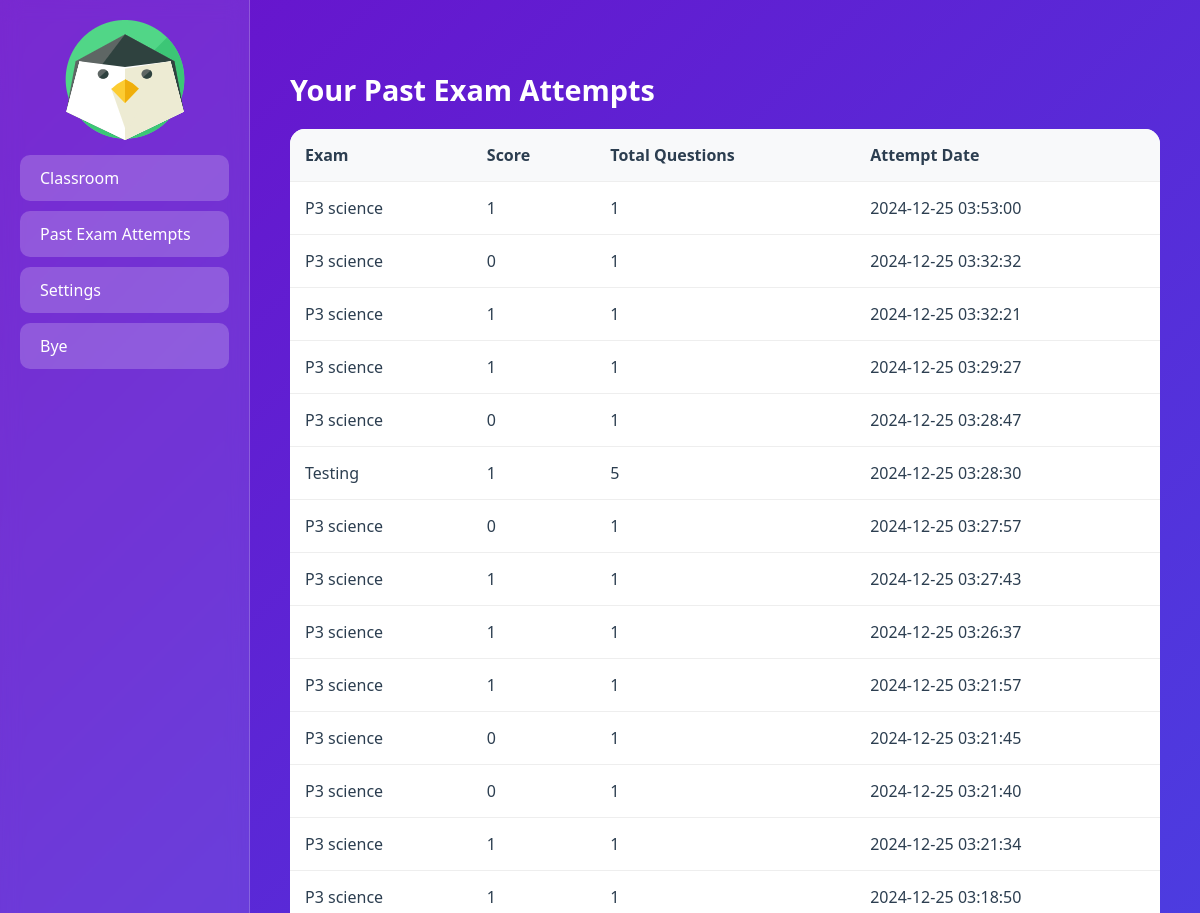
Page /attempts (signed in, upper part) on the earlier database version.
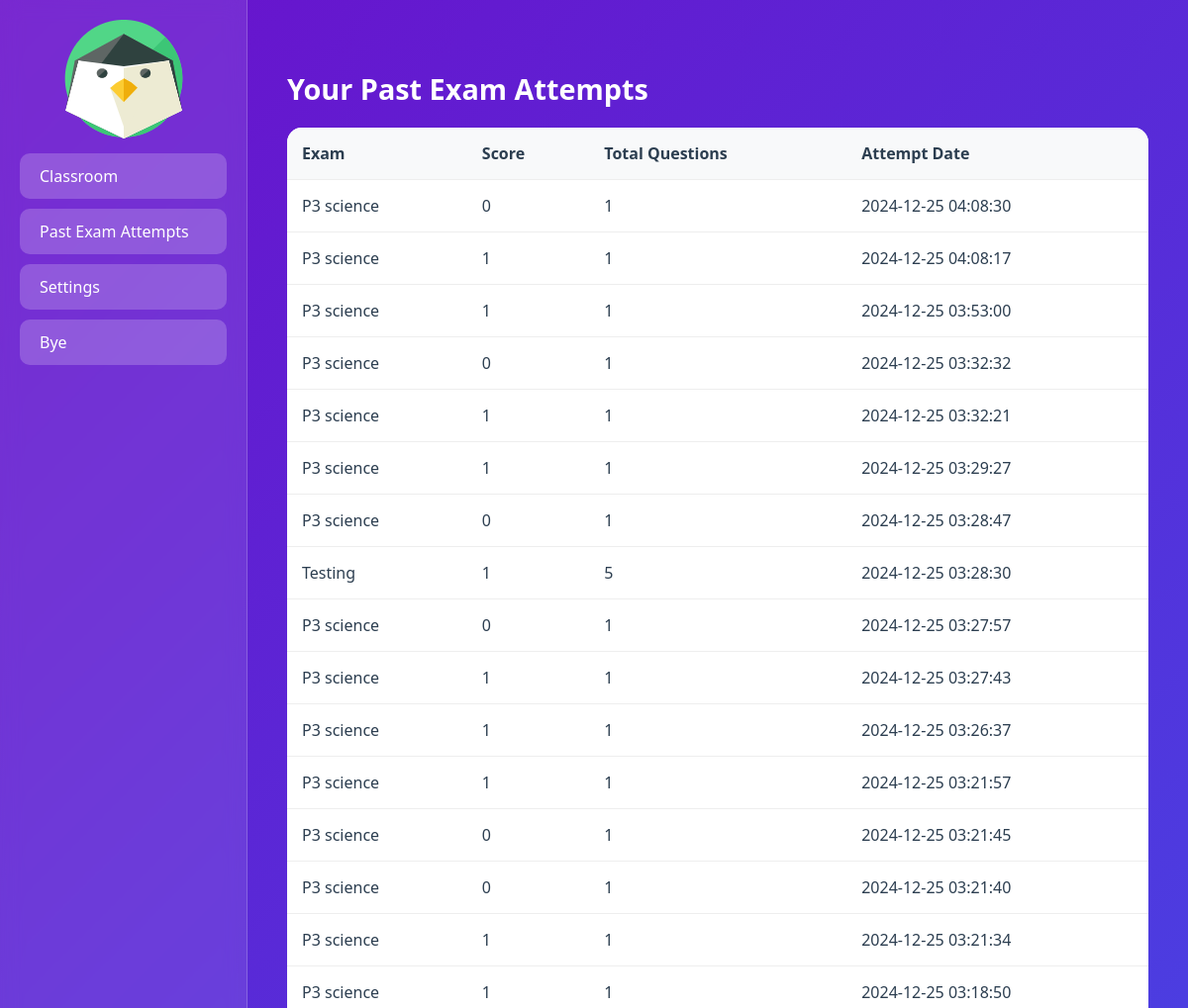
Same page on the later database version.
### app.py (models this page shows)
class ExamAttempt(db.Model):
    id = db.Column(db.Integer, primary_key=True)
    user_id = db.Column(db.Integer, db.ForeignKey('user.id'), nullable=False)
    exam_id = db.Column(db.Integer, db.ForeignKey('exam.id'), nullable=False)
    score = db.Column(db.Integer, nullable=False)
    total_questions = db.Column(db.Integer, nullable=False)
    attempt_date = db.Column(db.DateTime, default=datetime.utcnow)
    user = db.relationship('User', backref='attempts', lazy=True)
    exam = db.relationship('Exam', backref='attempts', lazy=True)

class Exam(db.Model):
    __tablename__ = 'exam'
    id = db.Column(db.Integer, primary_key=True)
    title = db.Column(db.String(100), nullable=False)
    questions = db.relationship('Question', backref='exam', lazy=True)

### app.py (the view)
@app.route("/attempts")
@login_required
def attempts():
    attempts = ExamAttempt.query.filter_by(user_id=current_user.id).order_by(ExamAttempt.attempt_date.desc()).all()
    return render_template("attempts.html", attempts=attempts)

### app.py (called while the page is built)
@login_manager.user_loader
def load_user(user_id):
    return User.query.get(int(user_id))

### templates/attempts.html (shortened to what this page needs)
<!DOCTYPE html>
<html lang="en">
<head>
</head>
<body>
    <div class="sidebar">
     <center> <img src="static/logo.png" alt="Backbench Logo"></center>
            <a href="{{ url_for('user_home') }}" class="sidebar-button">Classroom</a>
            <a href="{{ url_for('attempts') }}" class="sidebar-button">Past Exam Attempts</a>
            <a href="{{ url_for('settings') }}" class="sidebar-button">Settings</a>
        <a href="{{ url_for('logout') }}" class="sidebar-button">Bye</a>
    </div>
    <div class="content">
        <h2>Your Past Exam Attempts</h2>
        <table class="attempts-table">
            <thead>
                <tr>
                    <th>Exam</th>
                    <th>Score</th>
                    <th>Total Questions</th>
                    <th>Attempt Date</th>
                </tr>
            </thead>
            <tbody>
                {% for attempt in attempts %}
                <tr>
                    <td>{{ attempt.exam.title }}</td>
                    <td>{{ attempt.score }}</td>
                    <td>{{ attempt.total_questions }}</td>
                    <td>{{ attempt.attempt_date.strftime('%Y-%m-%d %H:%M:%S') }}</td>
                </tr>
                {% endfor %}
            </tbody>
        </table>
    </div>
</body>
</html>

### templates/attempts.html (style rules this page uses)
* { box-sizing: border-box; margin: 0; padding: 0; font-family: 'Segoe UI', Tahoma, Geneva, Verdana, sans-serif; }
body { background: linear-gradient(135deg, #6a11cb 0%, #2575fc 100%); min-height: 100vh; display: flex; }
.sidebar { width: 250px; background: rgba(255, 255, 255, 0.1); backdrop-filter: blur(10px); padding: 20px; border-right: 1px solid rgba(255, 255, 255, 0.2); }
.sidebar-button { display: block; padding: 12px 20px; margin: 10px 0; background: rgba(255, 255, 255, 0.2); color: white; text-decoration: none; border-radius: 10px; transition: all 0.3s ease; }
.content { flex: 1; padding: 40px; color: white; }
h2 { margin: 30px 0 20px; font-size: 1.8em; }
.attempts-table { width: 100%; background: white; border-radius: 15px; overflow: hidden; border-collapse: collapse; }
.attempts-table th, .attempts-table td { padding: 15px; text-align: left; color: #2c3e50; border-bottom: 1px solid #eee; }
.attempts-table th { background: #f8f9fa; font-weight: 600; }

Differences in the rows shown:
added ExamAttempt: exam "P3 science", score "0", total_questions "1", attempt_date "2024-12-25 04:08:30"
added ExamAttempt: exam "P3 science", score "1", total_questions "1", attempt_date "2024-12-25 04:08:17"
